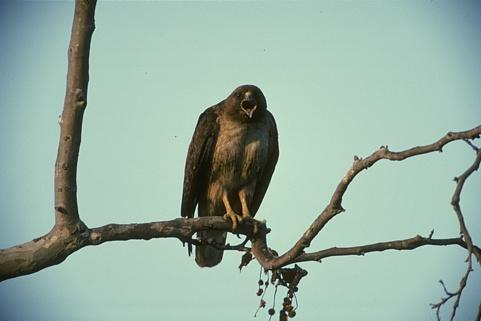
#> input picture HW4/EECE5644_2019Fall_Homework4Questions_42049_colorBird.jpg, 481 x 321 px
$ jupyter execute --allow-errors solution-main.ipynb
#> lines starting #> are read from the running program, lines starting #| are printed output that depends on the picture
## Answer 1

[cell 1]
import numpy as np
import matplotlib.image as mpimg
import matplotlib.pyplot as plt
from sklearn.cluster import KMeans
from sklearn.mixture import GaussianMixture
from matplotlib.pyplot import figure
from matplotlib import colors
cmap = colors.LinearSegmentedColormap(
    'red_blue_classes',
    {'red': [(0, 1, 1), (1, 0.7, 0.7)],
     'green': [(0, 0.7, 0.7), (1, 0.7, 0.7)],
     'blue': [(0, 0.7, 0.7), (1, 1, 1)]})
#> (the rest of this cell did not finish here and is left out)

#> (a cell that did not finish here is left out)

[cell 3]
def solve(images):
    for img in images:
        # read the image
        fig = plt.figure(figsize=(13,13));
        img = mpimg.imread(img)
#> img is the input picture: shape (321, 481, 3); mean R, G, B 151.2, 175.1, 163.2
        plt.imshow(img);
        plt.title('Original image')

        # add channel 4
        x=np.matrix(np.arange(0,321,1))
        channel_4=np.repeat(x, 481, axis=0).T
        channel_4=np.expand_dims(channel_4, axis=2)
        feature=np.concatenate([img,channel_4],axis=-1)
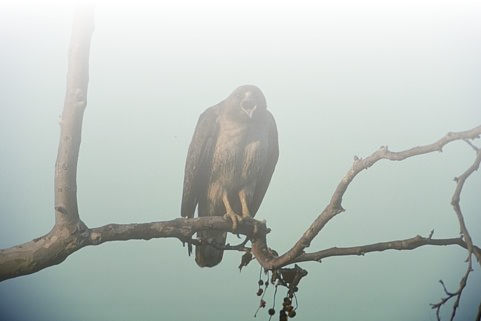
#> feature: shape (321, 481, 4) int64; mean R, G, B, A 151.2, 175.1, 163.2, 160; transparent parts drawn white

        # add channel 5
        x=np.matrix(np.arange(0,481,1))
        channel_5=np.repeat(x, 321, axis=0)
        channel_5=np.expand_dims(channel_5, axis=2)
        feature=np.concatenate([feature,channel_5],axis=-1)

        # convert feature to float
        feature=feature*1.0

        # normalize each channel
        for channel in range(feature.shape[2]):
            feature[:,:,channel]=(normalize(feature[:,:,channel]))

        feature=feature.reshape((-1,5))
        print ("feature shape is ",feature.shape)

        for clusters in [2,3,4,5]:
            fig = plt.figure(figsize=(13,13));
            kmeans = KMeans(n_clusters=clusters, random_state=0).fit(feature) # apply kmeans
            bitmap=(kmeans.labels_.reshape(img.shape[0],img.shape[1]))
            plt.title("K means segmentation with k="+str(clusters))
            plt.imshow(bitmap); # plot the segmentation
            plt.show()


        for clusters in [2,3,4,5]:
            fig = plt.figure(figsize=(13,13));
            gmm = GaussianMixture(n_components=clusters).fit(feature) # apply GMM
            labels = gmm.predict(feature)
            bitmap=(labels.reshape(img.shape[0],img.shape[1]))
            plt.title("GMM segmentation with "+str(clusters)+" mixture models")
            plt.imshow(bitmap);
            plt.show()

#> (a cell that did not finish here is left out)

Apply GMM and K means on above feature vector

K means

GMM

### Observations :

GMM does a soft assignment. Each pixel is expressed as a weighted sum of gaussians. We don't see proper boundaries for bird or plane. To label a pixel, we do MAP classificaiton using the GMM

K Means does hard assignment. It only detects spherical cluster.
Kmeans calculate distance, while GM calculates “weighted” distance.

Further, since we added X and Y coordinates as features, we see more contiguous blocks of classification (than disconnected components)

## Answer 2

### Gaussian SVM

[cell 5]
def sample_class2():
    '''
    function to general samples from class 2
    '''
    rad=np.random.uniform(2,3)
    theta=np.random.uniform(-np.pi,np.pi)
    return np.matrix([rad*np.cos(theta),rad*np.sin(theta)])

[cell 6]
# [38 lines left out: function plot_SVM_gaussian, not called in this run]

[cell 7]
# [28 lines left out: function plot_SVM_gaussian_test, not called in this run]

[cell 8]
# [38 lines left out: function plot_SVM_linear, not called in this run]

[cell 9]
# [26 lines left out: function plot_SVM_linear_test, not called in this run]

[cell 10]
def plot_data():
    '''
    Helper function
    '''
    fig = plt.figure(figsize=(13,13));
    prior=0.35
    zero_mean=[0,0]
    cov=[[1,0],[0,1]]
    samples_class1=[]
    samples_class2=[]
    for num in range(1000):
        uniform_sample=np.random.uniform()
        if uniform_sample<prior:
            sample=np.random.multivariate_normal(zero_mean,cov,[1]).transpose()
            samples_class1.append(sample)
        else:
            sample=sample_class2().T
            samples_class2.append(sample)
    samples_class1=np.hstack(samples_class1) # samples from class 1
    samples_class2=np.hstack(samples_class2) # samples from class 2

    # shape data to nice format
    a=np.squeeze(np.asarray(samples_class1.transpose()[:,1]))
    b=np.squeeze(np.asarray(samples_class1.transpose()[:,0]))

    c=np.squeeze(np.asarray(samples_class2.transpose()[:,1]))
    d=np.squeeze(np.asarray(samples_class2.transpose()[:,0]))

    # plot data
    plt.scatter(b,a,color='r',marker='*',label='class 1',s=50)
    plt.scatter(d,c,color='b',marker='*',label='class 2',s=50)
    plt.title('Distribution of 2 classes')
    plt.xlabel('Feature X')
    plt.ylabel('Feature Y')
    return samples_class1,samples_class2

[cell 11]
# [35 lines left out: function plot_data_test, not called in this run]

[cell 12]
# [97 lines left out: function GridSearch_table_plot, not called in this run]

[cell 13]
# [97 lines left out: function GridSearch_table_plot_linear, not called in this run]

[cell 14]
samples_class1,samples_class2=plot_data()
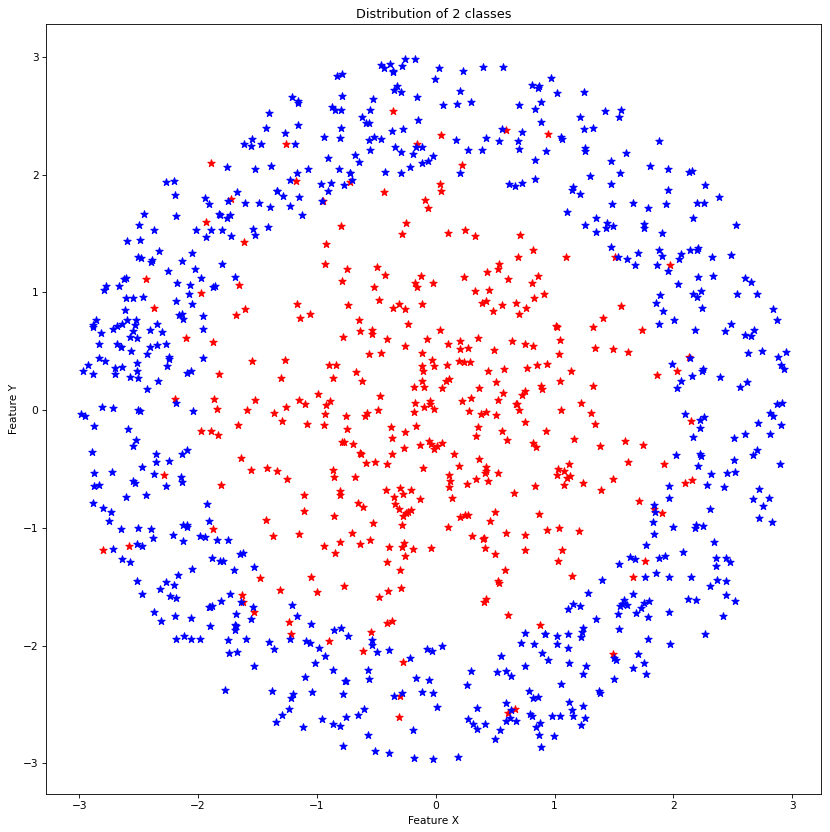
#> figure drawn by matplotlib, 1 panel

[cell 15]
'''
Transform X and Y to desired shapes
'''
X=np.hstack([samples_class1,samples_class2])
X=X.T
X=np.squeeze(np.asarray(X))
y = np.hstack((np.zeros(samples_class1.shape[1]), np.ones(samples_class2.shape[1])))
#> (the rest of this cell did not finish here and is left out)

#> (a cell that did not finish here is left out)

#> (a cell that did not finish here is left out)

#> (a cell that did not finish here is left out)

#> (a cell that did not finish here is left out)

### Linear SVM

[cell 20]
samples_class1,samples_class2=plot_data()
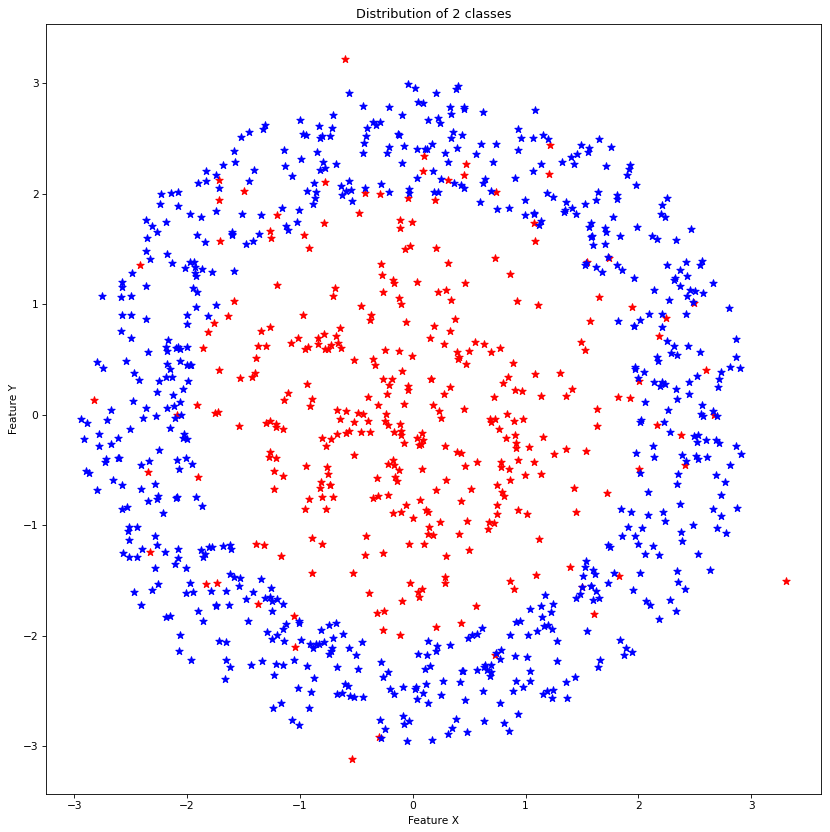
#> figure drawn by matplotlib, 1 panel
